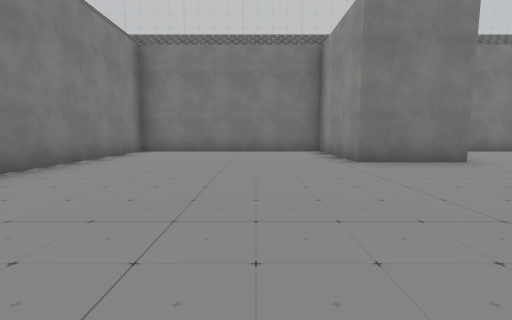
[1] (above)

24 first-person views from a walk through a 3-D level made in the Unity game engine. The camera is 1.2 m above the floor, tilts 6° down and sees 90° across. The floor is counted in squares, 2.25 m on a side. Each view is taken from the middle of a square. On the plan, view 1 faces up. The plan holds only what a view shows up to about 9 squares ahead; the rest is blank. The place goes on beyond the plan. The player character is not drawn. Some surface patterns are stand-ins.

[2]
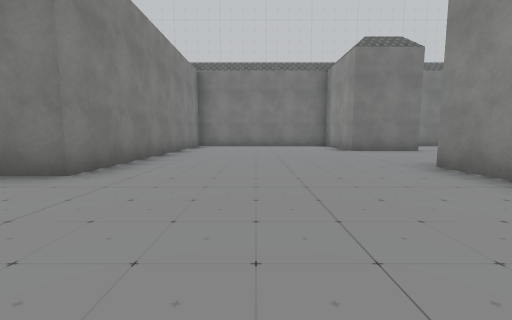

[3]
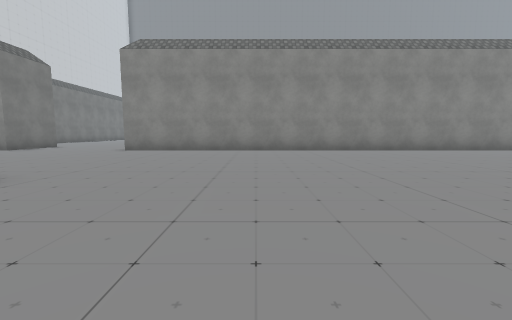

[4]
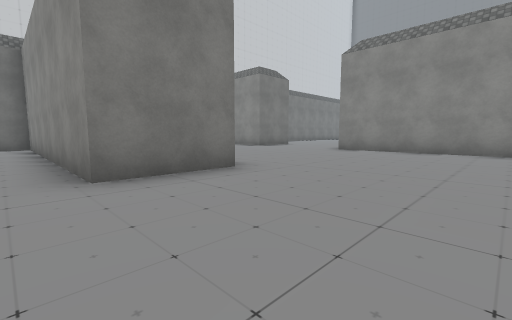

[5]
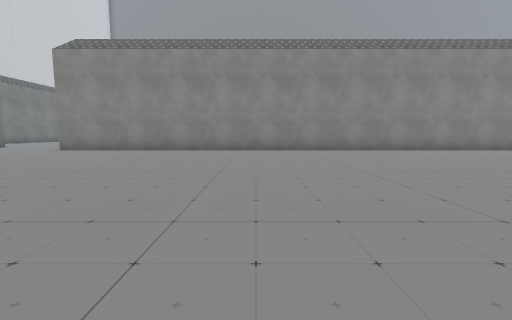

[6]
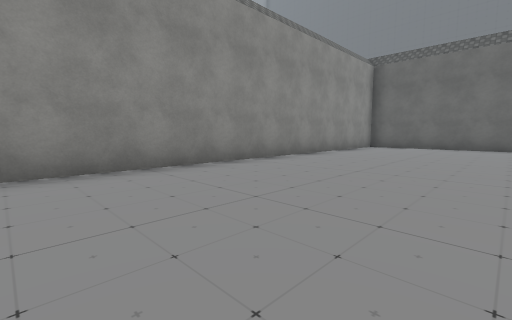

[7]
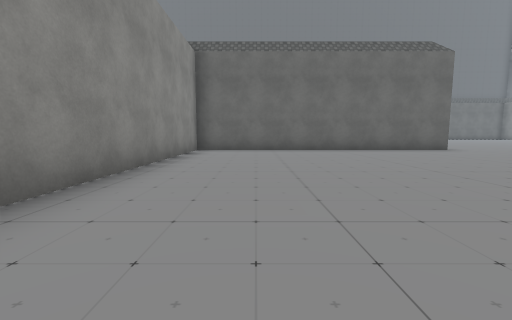

[8]
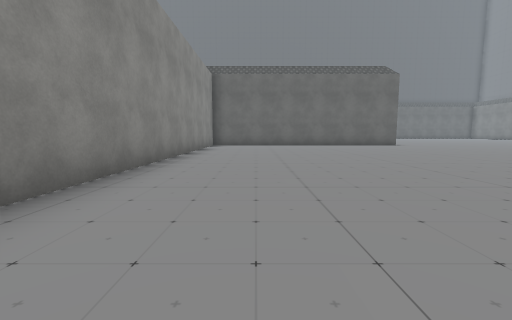

[9]
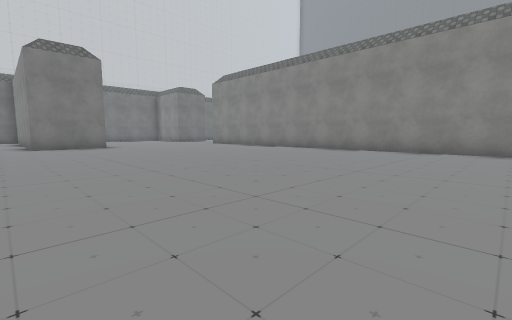

[10]
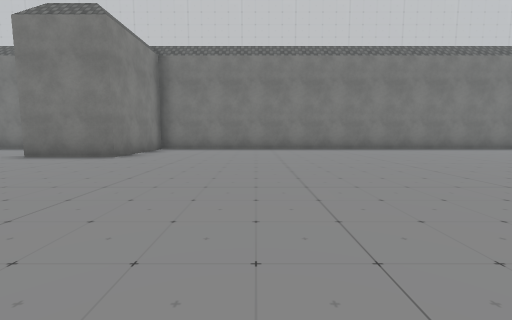

[11]
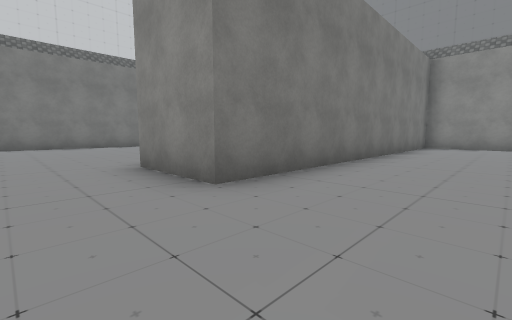

[12]
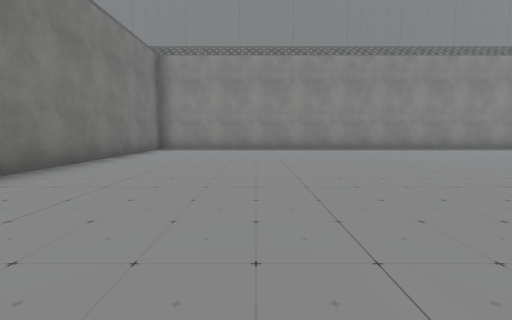

[13]
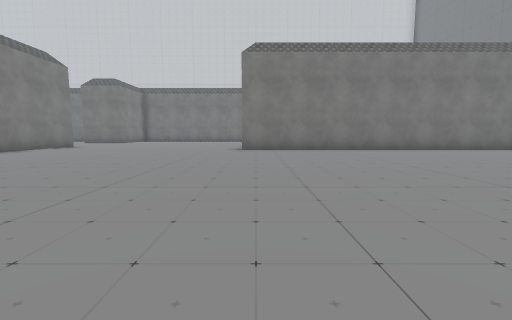

[14]
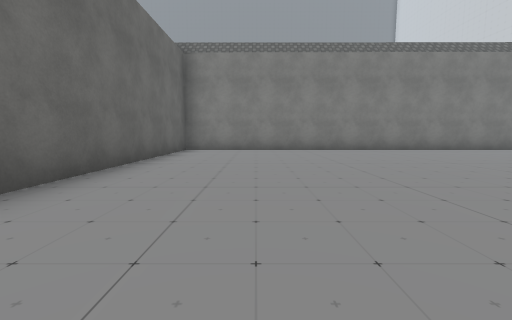

[15]
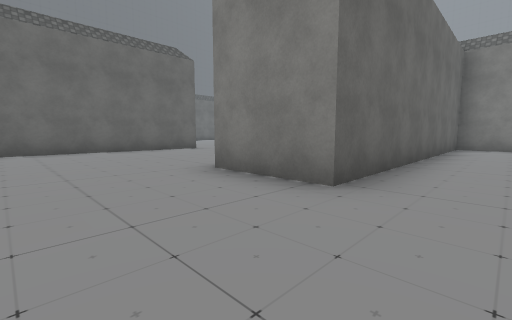

[16]
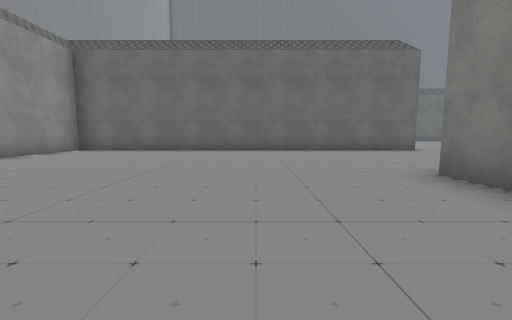

[17]
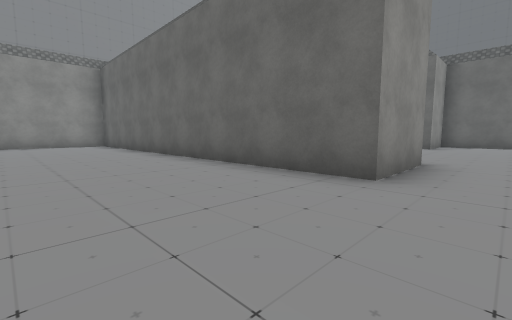

[18]
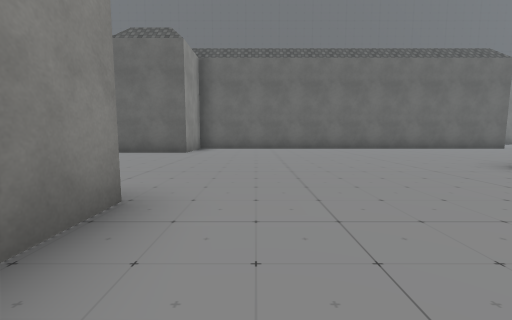

[19]
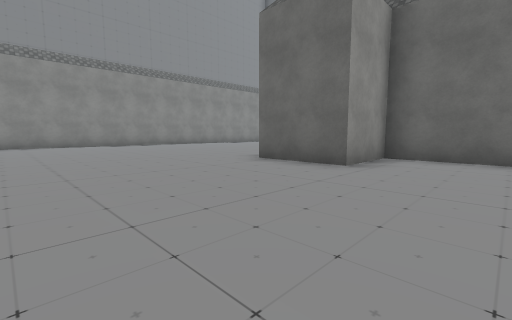

[20]
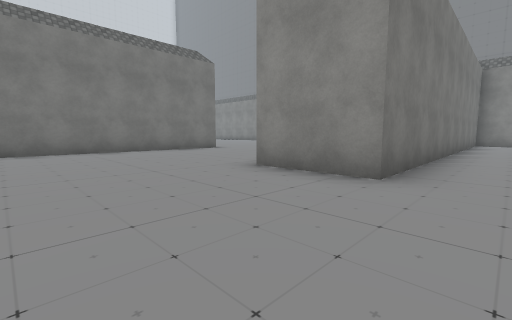

[21]
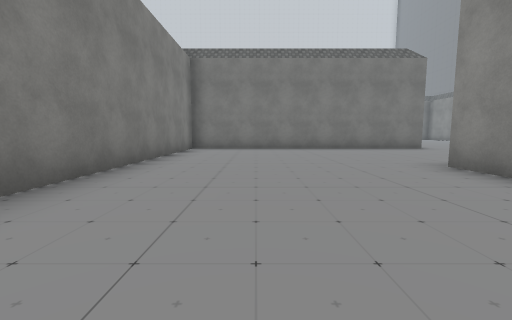

[22]
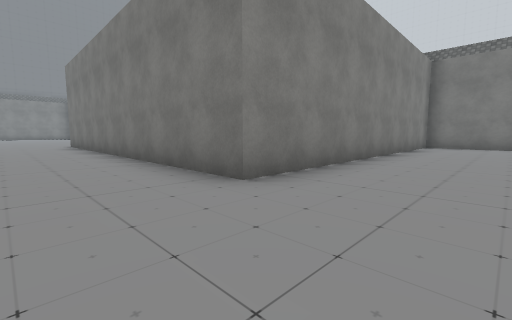

[23]
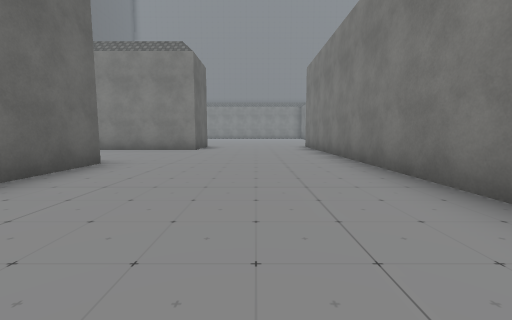

[24]
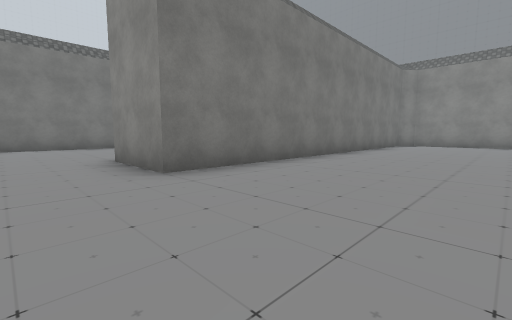

### Floor plan
Points are (right, up) in squares from view 1. A wall is a line through its corners. A room is listed if a view was taken in it or the views show most of it. See-through windows are left out.
Room 1 (views 1, 2, 3, 4, 5, 6, 7, 8, 9)
walls: (1.9, 4.7) (1.9, 7.5) (-3.3, 7.5) (-3.3, 0.1) (-5.3, 0.1) (-5.3, 7.5) (-6, 7.5); (-6.1, -19.1) (1.9, -19.1) (1.9, 1.1)
ways out: opening at (1.7, 3) to room 2
Room 2 (views 10, 11, 12, 13, 14, 15, 16, 17, 18, 19, 20, 21, 22, 23, 24)
walls: (19.5, -12.5) (19.5, -0.8) (10.6, -0.8) (10.6, 1.2); (17.8, -19) (9.1, -19) (9.1, -17) (19.5, -17) (19.5, -14); (19.5, -21.4) (19.5, -20); (3.8, 0.2) (3.8, -10.2) (11.7, -10.2) (11.7, -12.2) (3.8, -12.2) (3.9, -21.1) (-5.1, -21.1); (7.6, -27.7) (-0.5, -27.7) (-0.5, -25.7) (9.9, -25.7) (9.9, -24) (12, -24); (9.9, -31) (9.9, -30); (-5, -24.9) (-4.1, -24.9) (-4.1, -28); (15.5, 7.5) (3.7, 7.5) (3.7, 4.7) (1.9, 4.7)
ways out: opening at (1.7, 3) to room 1

Positions as (right, up) in squares from view 1, and headings:
1: (0, 0), facing up
2: (-1, -3), facing up
3: (-6, -3), facing right
4: (-6, -3), facing up-right
5: (-6, -5), facing right
6: (-2, -9), facing down-right
7: (0, -11), facing down
8: (0, -8), facing down
9: (-6, -10), facing up-right
10: (7, -1), facing up
11: (9, -3), facing up-right
12: (11, -4), facing right
13: (11, -9), facing up
14: (12, -8), facing left
15: (14, -9), facing down-left
16: (14, -9), facing down
17: (8, -14), facing down-right
18: (8, -17), facing down
19: (8, -20), facing down-right
20: (6, -20), facing up-right
21: (6, -21), facing up
22: (6, -23), facing up-left
23: (4, -23), facing left
24: (-2, -31), facing up-right
